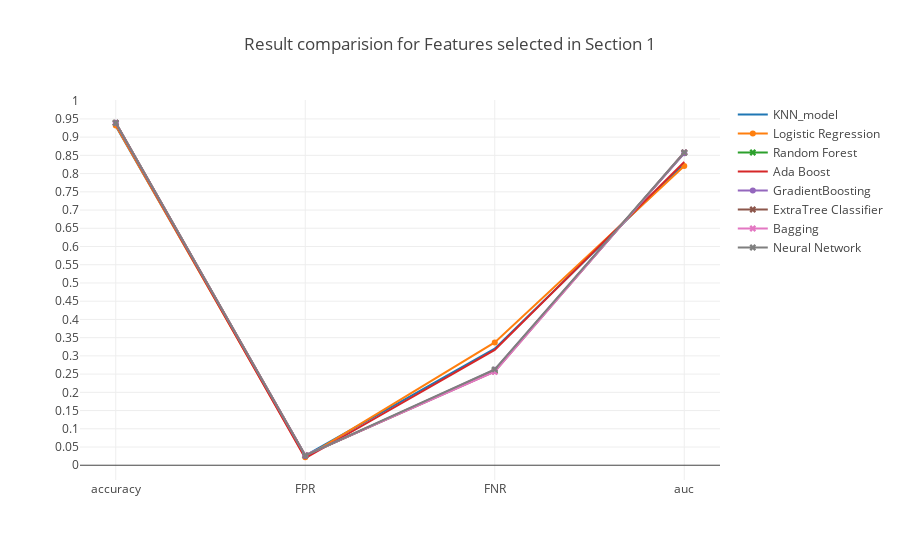

Here is the notebook cell this chart was saved with:
### Markdown cell above
### <a id='1.A' style="text-decoration : none; color : #000000;"> A Results</a>

### Code cell
trace0 = go.Scatter(x=table_80_50_test.iloc[0].index.values[[0,5,6,7]],
                    y=table_80_50_test.iloc[0].values[[0,5,6,7]],
                    mode = 'lines',
                    name = 'KNN_model')

trace1 = go.Scatter(x=table_80_50_test.iloc[1].index.values[[0,5,6,7]],
                    y=table_80_50_test.iloc[1].values[[0,5,6,7]],
                    mode = 'lines+markers',
                    name = 'Logistic Regression')

trace2 = go.Scatter(x=table_80_50_test.iloc[2].index.values[[0,5,6,7]],
                    y=table_80_50_test.iloc[2].values[[0,5,6,7]],
                    mode = 'lines+markers',marker=dict(symbol='x'),
                    name = 'Random Forest')


trace3 = go.Scatter(x=table_80_50_test.iloc[3].index.values[[0,5,6,7]],
                    y=table_80_50_test.iloc[3].values[[0,5,6,7]],
                    mode = 'lines',
                    name = 'Ada Boost')

trace4 = go.Scatter(x=table_80_50_test.iloc[4].index.values[[0,5,6,7]],
                    y=table_80_50_test.iloc[4].values[[0,5,6,7]],
                    mode = 'lines+markers',
                    name = 'GradientBoosting')

trace5 = go.Scatter(x=table_80_50_test.iloc[5].index.values[[0,5,6,7]],
                    y=table_80_50_test.iloc[5].values[[0,5,6,7]],
                    mode = 'lines+markers',marker=dict(symbol='x'),
                    name = 'ExtraTree Classifier')

trace6 = go.Scatter(x=table_80_50_test.iloc[6].index.values[[0,5,6,7]],
                    y=table_80_50_test.iloc[6].values[[0,5,6,7]],
                    mode = 'lines+markers',marker=dict(symbol='x'),
                    name = 'Bagging')

trace7 = go.Scatter(x=table_80_50_test.iloc[7].index.values[[0,5,6,7]],
                    y=table_80_50_test.iloc[7].values[[0,5,6,7]],
                    mode = 'lines+markers',marker=dict(symbol='x'),
                    name = 'Neural Network')



data = [trace0, trace1, trace2, trace3, trace4, trace5, trace6, trace7]
layout = go.Layout(yaxis=dict(tick0=0,dtick=0.05),title='Result comparision for Features selected in Section 1')
fig = go.Figure(data=data, layout=layout)

iplot(fig, filename='Result')

### Figure 1 — Plotly figure (JSON) as saved in the notebook; plotly's stock layout.template omitted (floating-point values rounded to 4 significant figures)
{"data": [{"mode": "lines", "name": "KNN_model", "type": "scatter", "uid": "e70ef6a5-cc64-43b8-9b6c-2f0029f2ede1", "x": ["accuracy", "FPR", "FNR", "auc"], "y": [0.9306, 0.02642, 0.3199, 0.8268]}, {"mode": "lines+markers", "name": "Logistic Regression", "type": "scatter", "uid": "4064fa69-0954-45d3-be0f-7883ac4f2c48", "x": ["accuracy", "FPR", "FNR", "auc"], "y": [0.932, 0.02192, 0.3367, 0.8207]}, {"marker": {"symbol": "x"}, "mode": "lines+markers", "name": "Random Forest", "type": "scatter", "uid": "063d066f-8046-402f-b77f-8cbdf3d767b2", "x": ["accuracy", "FPR", "FNR", "auc"], "y": [0.9394, 0.02642, 0.26, 0.8568]}, {"mode": "lines", "name": "Ada Boost", "type": "scatter", "uid": "163c29aa-5581-4e98-9481-d6477bbd71ad", "x": ["accuracy", "FPR", "FNR", "auc"], "y": [0.9374, 0.01916, 0.3163, 0.8323]}, {"mode": "lines+markers", "name": "GradientBoosting", "type": "scatter", "uid": "6c61f48f-e90b-4c28-b0d0-b02320ed72d7", "x": ["accuracy", "FPR", "FNR", "auc"], "y": [0.9395, 0.02592, 0.2622, 0.8559]}, {"marker": {"symbol": "x"}, "mode": "lines+markers", "name": "ExtraTree Classifier", "type": "scatter", "uid": "54eca213-d3b2-4c7e-a7d9-60dedb4b2093", "x": ["accuracy", "FPR", "FNR", "auc"], "y": [0.9394, 0.02693, 0.2571, 0.858]}, {"marker": {"symbol": "x"}, "mode": "lines+markers", "name": "Bagging", "type": "scatter", "uid": "6f51e63a-67d5-4344-a8f3-d83f99cd5502", "x": ["accuracy", "FPR", "FNR", "auc"], "y": [0.9391, 0.02743, 0.2564, 0.8581]}, {"marker": {"symbol": "x"}, "mode": "lines+markers", "name": "Neural Network", "type": "scatter", "uid": "de6e23bd-afc6-480b-8935-d9ad75af6705", "x": ["accuracy", "FPR", "FNR", "auc"], "y": [0.9387, 0.02668, 0.263, 0.8581]}], "layout": {"title": "Result comparision for Features selected in Section 1", "yaxis": {"dtick": 0.05, "tick0": 0}}}
